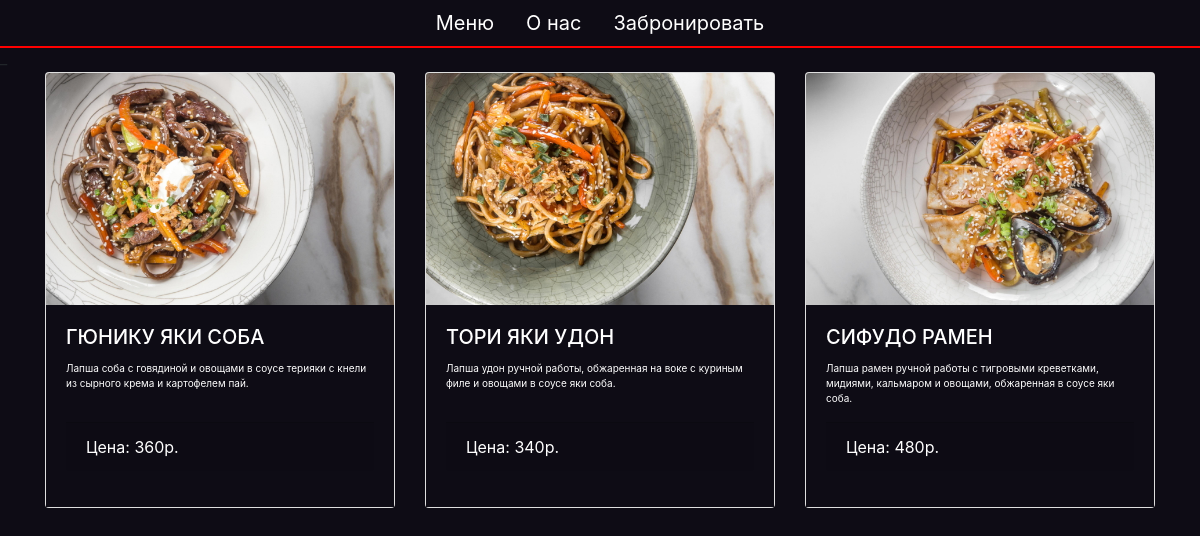
The app's page /category/4/ with its own data.
### main_app/models.py (models this page shows, shortened)
class Menu(models.Model):
    name = models.CharField(max_length=50, verbose_name='Название')
    picture = models.ImageField(null=True, blank=True)
    discription = models.TextField()
    price = models.IntegerField(null=True)
    type_name = models.ForeignKey(Type, on_delete = models.PROTECT, null=True)
    class Meta:
        verbose_name_plural = 'Позиции меню'
        verbose_name = 'Позиция меню'

### main_app/views.py (the view)
# urls.py: path('category/<int:pk>/', views.category_menu, name='category_menu'),
def category_menu(request, pk):
    type = get_object_or_404(Type, pk=pk)
    menu_items = Menu.objects.filter(type_name=type)
    return render(request, 'jfood/category_menu.html', {'type': type, 'menu_items': menu_items})

### main_app/Templates/jfood/category_menu.html (shortened to what this page needs)
{% extends 'jfood/main.html' %}
{% load static %}
{% block content %}
<div class="row row-cols-1 row-cols-md-3 g-4">
    {% for item in menu_items %}
    <div class="col">
        <div class="card h-100 text-white">
            <img src="{{ item.picture.url }}" class="card-img-top" alt="{{ item.name }}">
            <div class="card-body d-flex flex-column">
                <h5 class="card-title">{{ item.name }}</h5>
                <p class="text-card ">{{ item.discription }}</p>
                <div class="mt-auto">
                    <p class="card-footer">Цена: {{ item.price }}р.</p>
                </div>
            </div>
        </div>
    </div>
    {% endfor %}
</div>
{% endblock %}

### static/CSS/main.css (style rules this page uses)
body { background-color: #0e0c15 !important ; }
.card-body { background-color: #0e0c15; border: none; outline: none; box-shadow: none; }
.card { position: relative; border: none; outline: none; box-shadow: none; }
.card::before { content: ""; position: absolute; top: 0; left: 0; width: 100%; height: 100%; background-color: rgba(0, 0, 0, 0.3); opacity: 0; transition: opacity 0.3s ease-in-out; }
.text-card { font-size: 10px; transition: color 0.3s; }

### records on screen
Menu: picture (picture), name "ГЮНИКУ ЯКИ СОБА", discription "Лапша соба с говядиной и овощами в соусе терияки с кнели из сырного крема и картофелем пай.", price "360"
Menu: picture (picture), name "ТОРИ ЯКИ УДОН", discription "Лапша удон ручной работы, обжаренная на воке с куриным филе и овощами в соусе яки соба.", price "340"
Menu: picture (picture), name "СИФУДО РАМЕН", discription "Лапша рамен ручной работы с тигровыми креветками, мидиями, кальмаром и овощами, обжаренная в соусе яки соба.", price "480"
